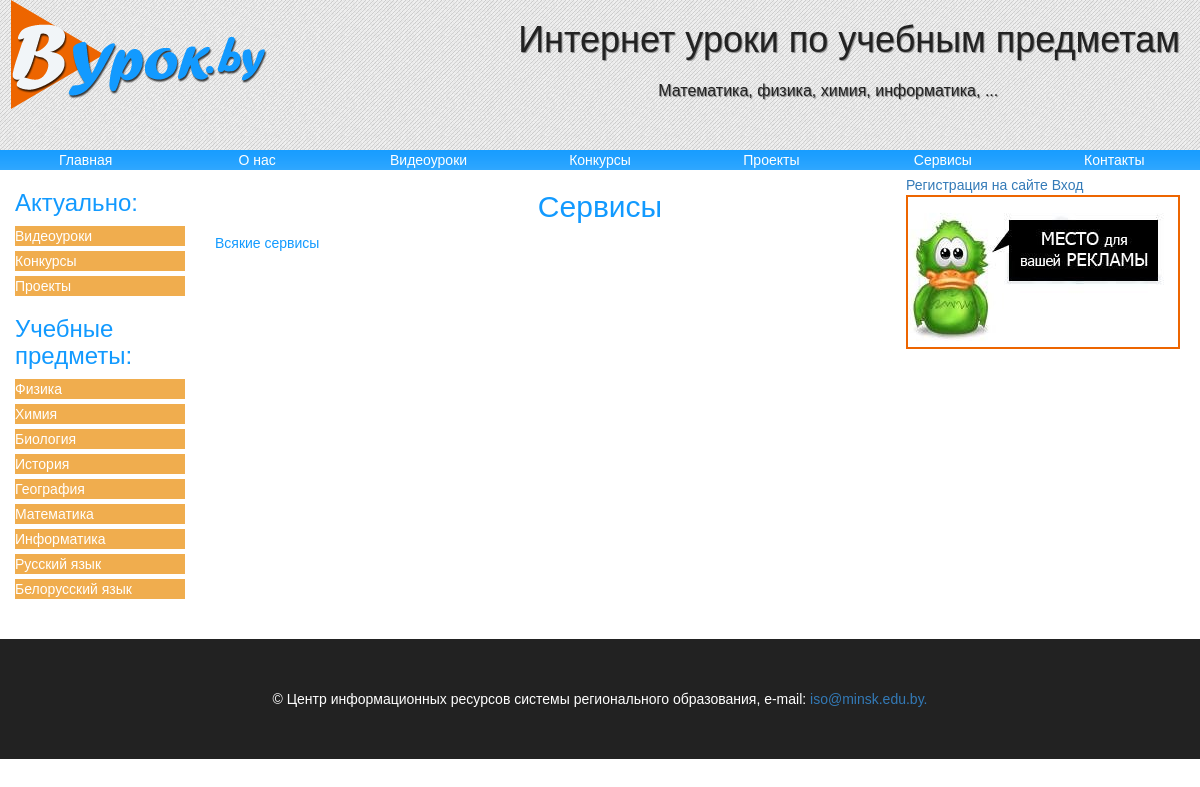
The app's page /index.php?url=Servis with its own data.
### tables this page shows
CREATE TABLE IF NOT EXISTS `maintexts` (
  `id` int(11) NOT NULL,
  `name` tinytext NOT NULL,
  `body` text NOT NULL,
  `url` tinytext NOT NULL,
  `lang` enum('ru','en') NOT NULL DEFAULT 'ru',
  `showhide` enum('show','hide') NOT NULL,
  `putdate` date NOT NULL,
  `leftmenu` enum('0','1') NOT NULL DEFAULT '0'
);

### index.php (the view, shortened to what this page needs)
<?php require_once ('temples/top.php');
if ($_GET['url']){
$file=$_GET['url'];
}else
{
$file='index';}
$result=mysqli_query($dbcon,"SELECT*FROM maintexts WHERE url='$file'");
$row=mysqli_fetch_array($result);
?>
<h2>
<?php echo $row['name'];
?></h2>
<?php echo $row['body'];
?>
<?php require_once ('temples/bottom.php')
?>

### temples/top.php (shortened to what this page needs)
<?php session_start();
require_once ('config/config.php');
?>
<!Doctype html>
<html>
<head><meta charset='utf-8'>
<link type='text/css' rel='stylesheet' href='media/bootstrap/css/bootstrap.css'><link type='text/css' rel='stylesheet' href='media/css/style.css'>
</head>
<body>
<header class='shapka'>
<h1>Интернет уроки по учебным предметам</h1><p>Математика, физика, химия, информатика, ...</p>
<img src='media/img/logo.png'>
</header>
<div class='topmenu'>
<a href='/'>Главная</a>
<a href='index.php?url=about'>О нас</a>
<a href='index.php?url=video'>Видеоуроки</a>
<a href='index.php?url=konkurs'>Конкурсы</a>
<a href='index.php?url=proekt'>Проекты</a>
<a href='index.php?url=Servis'>Сервисы</a>
<a href='index.php?url=contakts'>Контакты</a>
</div>
<div class='block'>
<div class='col-md-2'>
<h3>Актуально:</h3>
<?php
$abj_menu=mysqli_query($dbcon,"SELECT*FROM maintexts WHERE leftmenu='1'");
while($menu=mysqli_fetch_array($abj_menu)){
echo "<a href='index.php?url=".$menu['url']."' class='btn-block btn-warning'>";
echo $menu['name'];
echo '</a>';
}
?>
<h3>Учебные предметы:</h3>
<a href='index.php?url=fizika' class='btn-block btn-warning'>Физика</a>
<a href='index.php?url=himia' class='btn-block btn-warning'>Химия</a>
<a href='index.php?url=bio' class='btn-block btn-warning'>Биология</a>
<a href='index.php?url=history' class='btn-block btn-warning'>История</a>
<a href='index.php?url=geo' class='btn-block btn-warning'>География</a>
<a href='index.php?url=matem' class='btn-block btn-warning'>Математика</a>
<a href='index.php?url=informatika' class='btn-block btn-warning'>Информатика</a>
<a href='index.php?url=russ' class='btn-block btn-warning'>Русский язык</a>
<a href='index.php?url=bel' class='btn-block btn-warning'>Белорусский язык</a>
</div>
<div class='col-md-8'>

### media/css/style.css (style rules this page uses)
body { background:white; margin:0; padding:0; color: #129aff; font-family: Arial, Verdana, sans-serif; font-size:14px; }
body h2 { text-align:center }
.shapka { height: 150px; background:url(../img/sm.png); }
.shapka h1 { float:right; margin:20px; text-shadow:1px 1px 1px gray; color:#222222; }
.shapka p { float:right; margin:80px -500px 0 0; text-shadow:1px 1px 1px gray; color:#222222; font-size:16px; }
.shapka img { float:left; }
.topmenu { display: flex; }
.topmenu a { color:white; margin:0px auto; width:100%; background: url(../img/fm.png); flex:1; font-size:14px; display:block; text-align:center; text-decoration:none; }

### records on screen
maintexts: name "Видеоуроки"
maintexts: name "Конкурсы"
maintexts: name "Проекты"
maintexts: name "Сервисы", body "Всякие сервисы"
